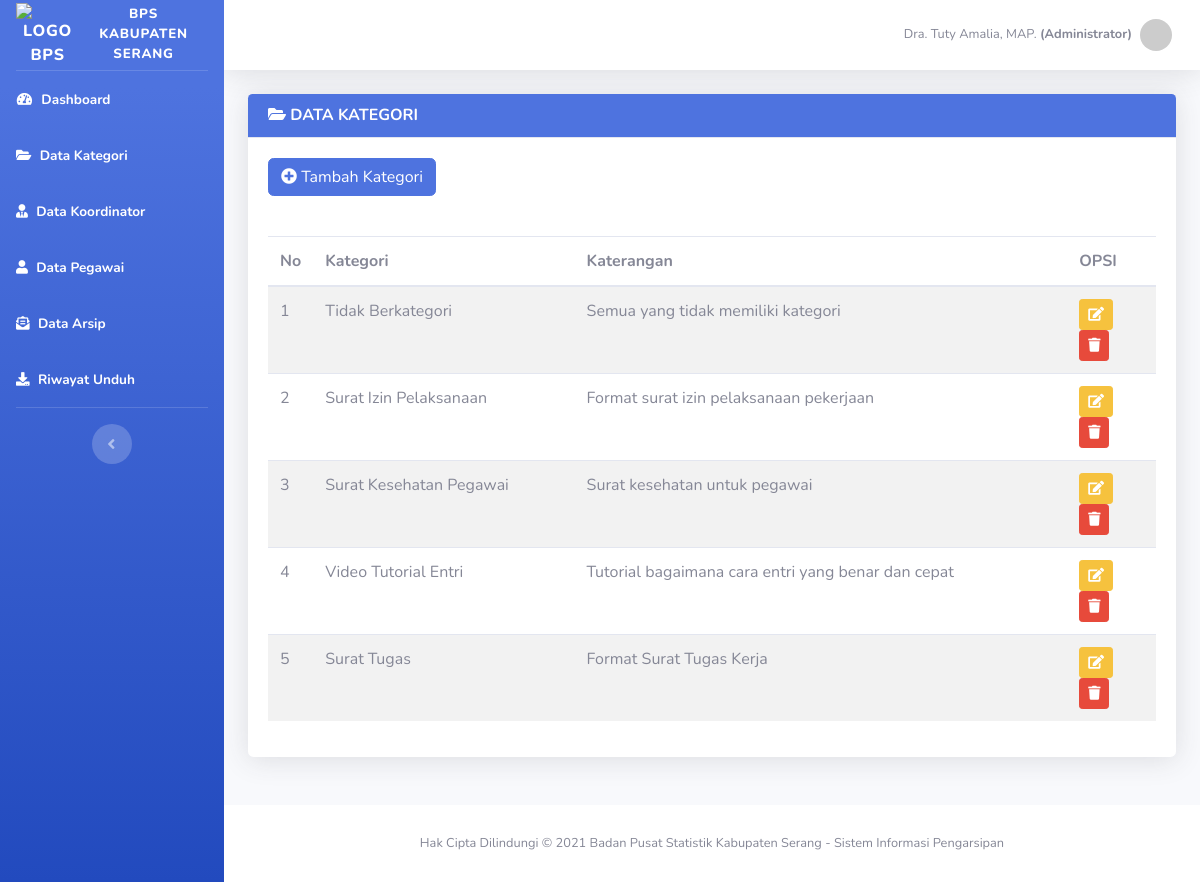
Page /admin/kategori.php (signed in) on the committed database.
### tables this page shows
CREATE TABLE `kategori` (
  `id_kategori` int(11) NOT NULL,
  `kategori` varchar(50) NOT NULL,
  `keterangan` varchar(150) NOT NULL
);

### admin/kategori.php (the view)
<?php
include 'header.php';
?>
<div class="container-fluid">
    <div class="row">
        <div class="col-md-12">
            <div class="card border-0 shadow mb-5">
                <div class="card-header bg-primary text-white">
                    <h6 class="m-0 font-weight-bold"><i class="fas fa-folder-open"></i> DATA KATEGORI</h6>
                </div>
                <div class="card-body">
                    <a href="kategori_tambah.php" class="btn btn-primary"><i class="fa fa-plus-circle"></i> Tambah Kategori</a><br><br>
                    <table id="example" class="table table-striped display rsponesive wrap mt-3" cellspacing="0" style="width: 100%;">
                        <thead>
                            <tr>
                                <th width="1%">No</th>
                                <th>Kategori</th>
                                <th>Katerangan</th>
                                <th width="10%">OPSI</th>
                            </tr>
                        </thead>
                        <tbody>
                            <?php
                            $no = 1;
                            $kategori = mysqli_query($koneksi, "SELECT * FROM kategori");
                            while ($k = mysqli_fetch_assoc($kategori)) {
                            ?>
                                <tr>
                                    <td><?php echo $no++; ?></td>
                                    <td><?php echo $k['kategori'] ?></td>
                                    <td><?php echo $k['keterangan'] ?></td>
                                    <td>
                                        <a href="kategori_edit.php?id=<?php echo $k['id_kategori']; ?>" class="btn btn-warning btn-sm"><i class="fas fa-edit"></i></a>
                                        <a href="kategori_hapus.php?id=<?php echo $k['id_kategori']; ?>" onclick='return confirm("Yakin Hapus Kategori <?php echo $k['kategori'] ?> ?")' class="btn btn-danger btn-sm"><i class="fas fa-trash"></i></a>
                                    </td>
                                </tr>
                            <?php
                            }
                            ?>
                        </tbody>
                    </table>
                </div>
            </div>
        </div>
    </div>
</div>
</div>
<?php include 'footer.php'; ?>

### rows in the picture
kategori: kategori "Tidak Berkategori", keterangan "Semua yang tidak memiliki kategori"
kategori: kategori "Surat Izin Pelaksanaan", keterangan "Format surat izin pelaksanaan pekerjaan"
kategori: kategori "Surat Kesehatan Pegawai", keterangan "Surat kesehatan untuk pegawai"
kategori: kategori "Video Tutorial Entri", keterangan "Tutorial bagaimana cara entri yang benar dan cepat"
kategori: kategori "Surat Tugas", keterangan "Format Surat Tugas Kerja"

### other values in the picture
$_SESSION['nama'] "Dra. Tuty Amalia, MAP."
